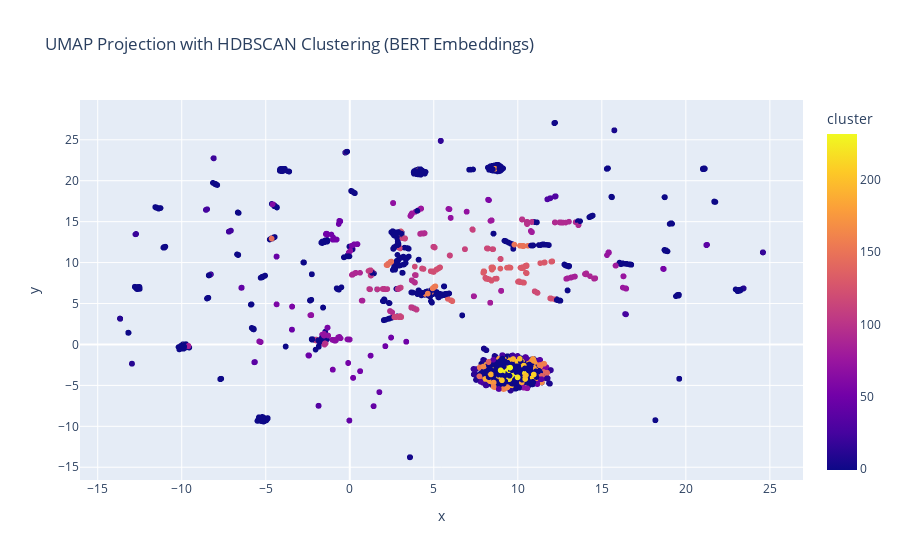

Notebook source saved alongside this figure:
### Code cell
df = pd.read_csv("../data/input/brady_2016_2023.csv")

model = SentenceTransformer('bert-base-nli-mean-tokens')

# Generate BERT embeddings for the 'allegation_desc' column
embeddings = model.encode(df['allegation_desc'].tolist())

# Perform dimensionality reduction using UMAP
reducer = umap.UMAP(n_neighbors=15, min_dist=0.1, n_components=2, metric='cosine')
embedding = reducer.fit_transform(embeddings)

# Perform clustering using HDBSCAN
clusterer = hdbscan.HDBSCAN(min_cluster_size=10, max_cluster_size=30, metric='euclidean', cluster_selection_method='eom')
cluster_labels = clusterer.fit_predict(embedding)

# Add cluster labels and embedding coordinates to the DataFrame
df['cluster'] = cluster_labels
df['x'] = embedding[:, 0]
df['y'] = embedding[:, 1]

fig = px.scatter(df, x='x', y='y', color='cluster', hover_data=['allegation_desc'],
                 title='UMAP Projection with HDBSCAN Clustering (BERT Embeddings)')
fig.show()

### Figure 1 — Plotly figure (JSON) as saved in the notebook; plotly's stock layout.template omitted (floating-point values rounded to 4 significant figures; data arrays with more than 128 entries replaced by an {"elided": "..."} marker saying what was removed)
{"data": [{"customdata": {"elided": "10709x1 str values"}, "hovertemplate": "x=%{x}<br>y=%{y}<br>allegation_desc=%{customdata[0]}<br>cluster=%{marker.color}<extra></extra>", "legendgroup": "", "marker": {"color": {"elided": "10709 int values"}, "coloraxis": "coloraxis", "symbol": "circle"}, "mode": "markers", "name": "", "showlegend": false, "type": "scattergl", "x": {"elided": "10709 float values"}, "xaxis": "x", "y": {"elided": "10709 float values"}, "yaxis": "y"}], "layout": {"coloraxis": {"colorbar": {"title": {"text": "cluster"}}, "colorscale": [[0, "#0d0887"], [0.1111, "#46039f"], [0.2222, "#7201a8"], [0.3333, "#9c179e"], [0.4444, "#bd3786"], [0.5556, "#d8576b"], [0.6667, "#ed7953"], [0.7778, "#fb9f3a"], [0.8889, "#fdca26"], [1, "#f0f921"]]}, "legend": {"tracegroupgap": 0}, "title": {"text": "UMAP Projection with HDBSCAN Clustering (BERT Embeddings)"}, "xaxis": {"anchor": "y", "domain": [0, 1], "title": {"text": "x"}}, "yaxis": {"anchor": "x", "domain": [0, 1], "title": {"text": "y"}}}}
